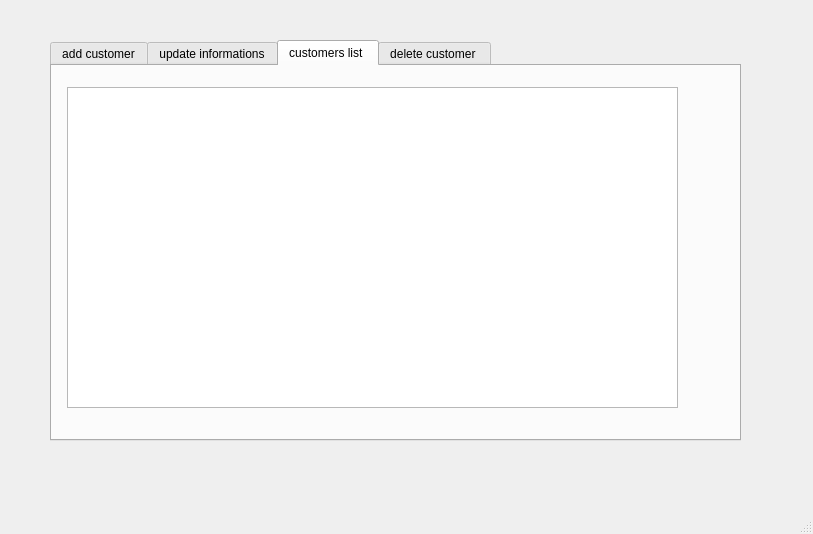
<?xml version="1.0" encoding="UTF-8"?>
<ui version="4.0">
 <class>MainWindow</class>
 <widget class="QMainWindow" name="MainWindow">
  <property name="geometry">
   <rect>
    <x>0</x>
    <y>0</y>
    <width>813</width>
    <height>534</height>
   </rect>
  </property>
  <property name="windowTitle">
   <string>MainWindow</string>
  </property>
  <widget class="QWidget" name="centralwidget">
   <widget class="QTabWidget" name="tabWidget">
    <property name="geometry">
     <rect>
      <x>50</x>
      <y>40</y>
      <width>691</width>
      <height>401</height>
     </rect>
    </property>
    <property name="currentIndex">
     <number>2</number>
    </property>
    <widget class="QWidget" name="tab">
     <attribute name="title">
      <string>add customer</string>
     </attribute>
     <widget class="QGroupBox" name="groupBox">
      <property name="geometry">
       <rect>
        <x>70</x>
        <y>30</y>
        <width>511</width>
        <height>301</height>
       </rect>
      </property>
      <property name="styleSheet">
       <string notr="true">background-color:#D9D9D9;
color: rgb(6, 6, 6);</string>
      </property>
      <property name="title">
       <string>add</string>
      </property>
      <widget class="QLineEdit" name="name_edit">
       <property name="geometry">
        <rect>
         <x>50</x>
         <y>60</y>
         <width>113</width>
         <height>22</height>
        </rect>
       </property>
       <property name="styleSheet">
        <string notr="true">border:none;
background-color: rgb(255, 255, 255);
border-radius:unset;
border-bottom:1px solid #d9d9d9</string>
       </property>
       <property name="placeholderText">
        <string>name</string>
       </property>
      </widget>
      <widget class="QLineEdit" name="last_name_edit">
       <property name="geometry">
        <rect>
         <x>50</x>
         <y>110</y>
         <width>113</width>
         <height>22</height>
        </rect>
       </property>
       <property name="styleSheet">
        <string notr="true">border:none;
background-color: rgb(255, 255, 255);
border-radius:unset;
border-bottom:1px solid #d9d9d9
</string>
       </property>
       <property name="placeholderText">
        <string>last name</string>
       </property>
      </widget>
      <widget class="QLineEdit" name="adress_edit">
       <property name="geometry">
        <rect>
         <x>50</x>
         <y>160</y>
         <width>113</width>
         <height>22</height>
        </rect>
       </property>
       <property name="styleSheet">
        <string notr="true">border:none;
background-color: rgb(255, 255, 255);
border-radius:unset;
border-bottom:1px solid #d9d9d9</string>
       </property>
       <property name="placeholderText">
        <string>address</string>
       </property>
      </widget>
      <widget class="QLineEdit" name="phone_edit">
       <property name="geometry">
        <rect>
         <x>270</x>
         <y>60</y>
         <width>113</width>
         <height>22</height>
        </rect>
       </property>
       <property name="styleSheet">
        <string notr="true">border:none;
background-color: rgb(255, 255, 255);
border-radius:unset;
border-bottom:1px solid #d9d9d9</string>
       </property>
       <property name="placeholderText">
        <string>phone number</string>
       </property>
      </widget>
      <widget class="QLineEdit" name="email_edit">
       <property name="geometry">
        <rect>
         <x>270</x>
         <y>110</y>
         <width>113</width>
         <height>22</height>
        </rect>
       </property>
       <property name="styleSheet">
        <string notr="true">border:none;
background-color: rgb(255, 255, 255);
border-radius:unset;
border-bottom:1px solid #d9d9d9</string>
       </property>
       <property name="placeholderText">
        <string>e-mail</string>
       </property>
      </widget>
      <widget class="QPushButton" name="pushButton">
       <property name="geometry">
        <rect>
         <x>380</x>
         <y>240</y>
         <width>93</width>
         <height>28</height>
        </rect>
       </property>
       <property name="styleSheet">
        <string notr="true">border-radius:8px;
background-color:#7088A6;

</string>
       </property>
       <property name="text">
        <string>addd</string>
       </property>
      </widget>
      <zorder>name_edit</zorder>
      <zorder>last_name_edit</zorder>
      <zorder>adress_edit</zorder>
      <zorder>email_edit</zorder>
      <zorder>pushButton</zorder>
      <zorder>phone_edit</zorder>
     </widget>
    </widget>
    <widget class="QWidget" name="update">
     <attribute name="title">
      <string>update informations</string>
     </attribute>
     <widget class="QGroupBox" name="groupBox_2">
      <property name="geometry">
       <rect>
        <x>70</x>
        <y>30</y>
        <width>511</width>
        <height>301</height>
       </rect>
      </property>
      <property name="styleSheet">
       <string notr="true">background-color:#D9D9D9;
color: rgb(6, 6, 6);</string>
      </property>
      <property name="title">
       <string>modifier</string>
      </property>
      <widget class="QLineEdit" name="name_edit_2">
       <property name="geometry">
        <rect>
         <x>60</x>
         <y>130</y>
         <width>113</width>
         <height>22</height>
        </rect>
       </property>
       <property name="styleSheet">
        <string notr="true">border:none;
background-color: rgb(255, 255, 255);
border-radius:unset;
border-bottom:1px solid #d9d9d9</string>
       </property>
       <property name="placeholderText">
        <string>name</string>
       </property>
      </widget>
      <widget class="QLineEdit" name="last_name_edit_2">
       <property name="geometry">
        <rect>
         <x>250</x>
         <y>130</y>
         <width>113</width>
         <height>22</height>
        </rect>
       </property>
       <property name="styleSheet">
        <string notr="true">border:none;
background-color: rgb(255, 255, 255);
border-radius:unset;
border-bottom:1px solid #d9d9d9</string>
       </property>
       <property name="text">
        <string/>
       </property>
       <property name="placeholderText">
        <string>last name</string>
       </property>
      </widget>
      <widget class="QLineEdit" name="adress_edit_2">
       <property name="geometry">
        <rect>
         <x>60</x>
         <y>210</y>
         <width>113</width>
         <height>22</height>
        </rect>
       </property>
       <property name="styleSheet">
        <string notr="true">border:none;
background-color: rgb(255, 255, 255);
border-radius:unset;
border-bottom:1px solid #d9d9d9</string>
       </property>
       <property name="placeholderText">
        <string>address</string>
       </property>
      </widget>
      <widget class="QLineEdit" name="phone_edit_2">
       <property name="geometry">
        <rect>
         <x>60</x>
         <y>50</y>
         <width>113</width>
         <height>22</height>
        </rect>
       </property>
       <property name="styleSheet">
        <string notr="true">border:none;
background-color: rgb(255, 255, 255);
border-radius:unset;
border-bottom:1px solid #d9d9d9</string>
       </property>
       <property name="placeholderText">
        <string>phone number</string>
       </property>
      </widget>
      <widget class="QLineEdit" name="email_edit_2">
       <property name="geometry">
        <rect>
         <x>250</x>
         <y>210</y>
         <width>113</width>
         <height>22</height>
        </rect>
       </property>
       <property name="styleSheet">
        <string notr="true">border:none;
background-color: rgb(255, 255, 255);
border-radius:unset;
border-bottom:1px solid #d9d9d9
</string>
       </property>
       <property name="placeholderText">
        <string>e mail</string>
       </property>
      </widget>
      <widget class="QPushButton" name="pushButton_2">
       <property name="geometry">
        <rect>
         <x>390</x>
         <y>240</y>
         <width>93</width>
         <height>28</height>
        </rect>
       </property>
       <property name="styleSheet">
        <string notr="true">border-radius:8px;
background-color:#7088A6;
</string>
       </property>
       <property name="text">
        <string>modify</string>
       </property>
      </widget>
     </widget>
    </widget>
    <widget class="QWidget" name="cust_list">
     <attribute name="title">
      <string>customers list </string>
     </attribute>
     <widget class="QTableView" name="tableView">
      <property name="geometry">
       <rect>
        <x>15</x>
        <y>21</y>
        <width>611</width>
        <height>321</height>
       </rect>
      </property>
     </widget>
    </widget>
    <widget class="QWidget" name="delete_2">
     <attribute name="title">
      <string>delete customer </string>
     </attribute>
     <widget class="QLineEdit" name="lineEdit">
      <property name="geometry">
       <rect>
        <x>230</x>
        <y>160</y>
        <width>141</width>
        <height>22</height>
       </rect>
      </property>
      <property name="styleSheet">
       <string notr="true">border:none;
border-radius:unset;
border-bottom:1px solid #d9d9d9</string>
      </property>
      <property name="inputMask">
       <string/>
      </property>
      <property name="text">
       <string/>
      </property>
      <property name="placeholderText">
       <string>insert phone number</string>
      </property>
     </widget>
     <widget class="QPushButton" name="PushButton1">
      <property name="geometry">
       <rect>
        <x>480</x>
        <y>270</y>
        <width>93</width>
        <height>28</height>
       </rect>
      </property>
      <property name="styleSheet">
       <string notr="true">border-radius:8px;
background-color:#7088A6;
</string>
      </property>
      <property name="text">
       <string>delete</string>
      </property>
     </widget>
     <widget class="QLabel" name="label">
      <property name="geometry">
       <rect>
        <x>60</x>
        <y>60</y>
        <width>531</width>
        <height>251</height>
       </rect>
      </property>
      <property name="styleSheet">
       <string notr="true">background-color:#D9D9D9;
color: rgb(6, 6, 6);</string>
      </property>
      <property name="text">
       <string/>
      </property>
     </widget>
     <zorder>label</zorder>
     <zorder>lineEdit</zorder>
     <zorder>PushButton1</zorder>
    </widget>
   </widget>
  </widget>
  <widget class="QMenuBar" name="menubar">
   <property name="geometry">
    <rect>
     <x>0</x>
     <y>0</y>
     <width>813</width>
     <height>26</height>
    </rect>
   </property>
  </widget>
  <widget class="QStatusBar" name="statusbar"/>
 </widget>
 <resources/>
 <connections/>
</ui>
